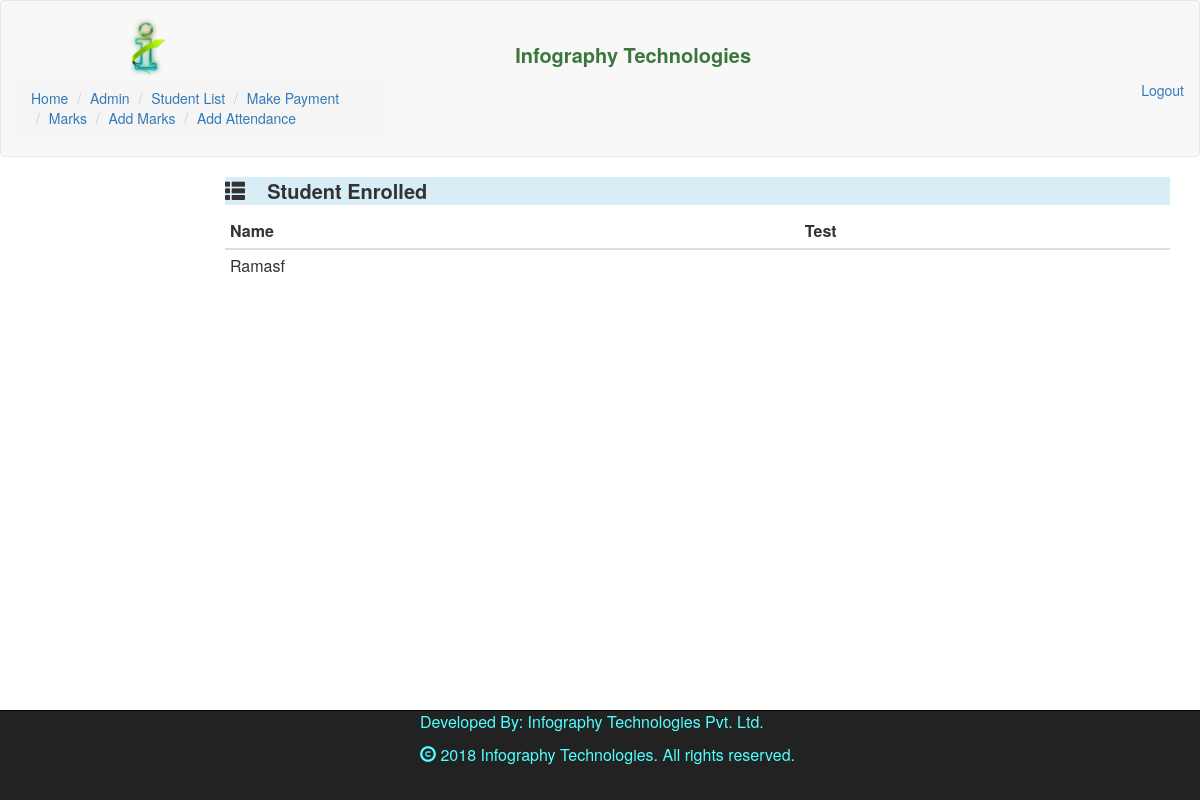
The page /marks/ on the database as committed earlier.
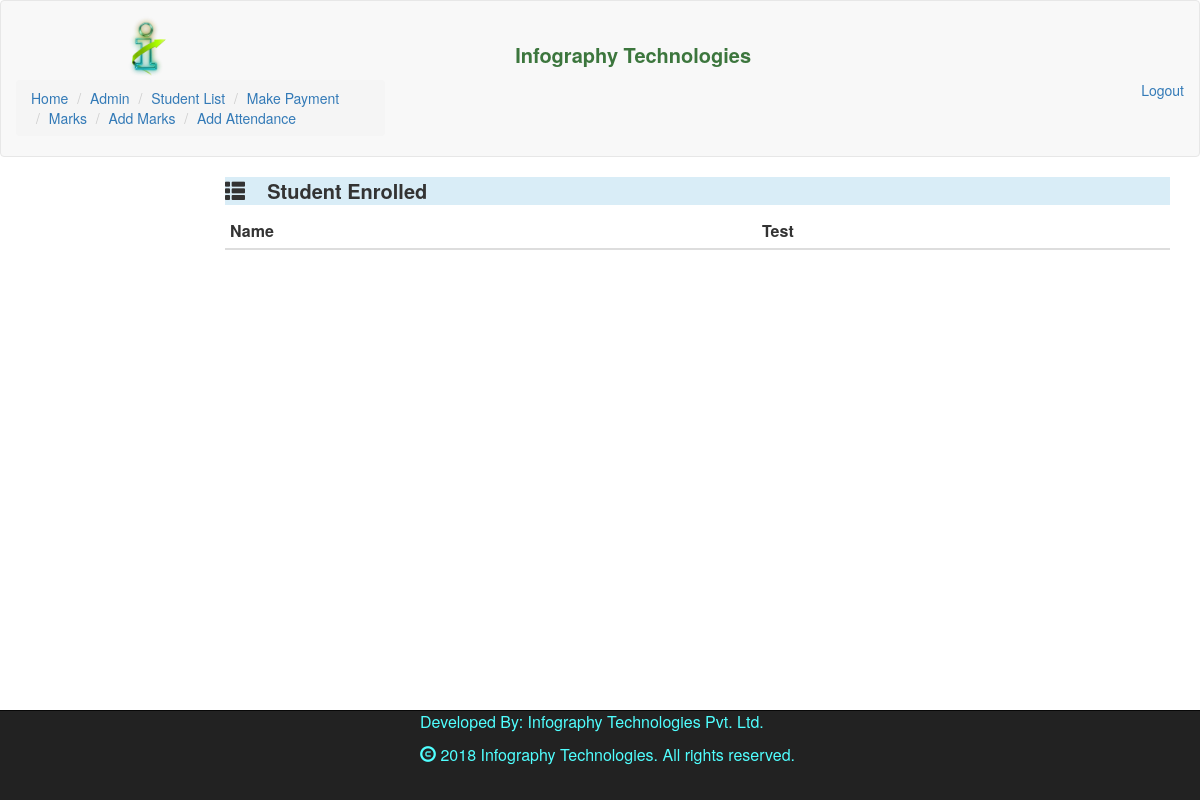
The same page on the database as committed later.
### mis/models.py (models this page shows)
class Student(models.Model):
	title_choices = (
		('Mr.','Mr.'),
		('Mrs.','Mrs.'),
		('Miss','Miss'),
		('Ms','Ms')
		)
	gender_choices = (
		('Male','Male'),
		('Female','Female'),
		('NA','Prefer Not To Say')
		)
	title = models.CharField(max_length=5,choices=title_choices)
	first_name = models.CharField(max_length=20)
	middle_name = models.CharField(max_length=20)
	last_name = models.CharField(max_length=20)
	gender = models.CharField(max_length=20,choices=gender_choices)
	date_of_birth = models.DateField()
	qualification = models.CharField(max_length=50)
	telephone = models.CharField(max_length=14)
	mobile_number = models.CharField(max_length=14)
	email = models.EmailField()
	address = models.ForeignKey(Address,on_delete=models.CASCADE)
	course = models.ManyToManyField(Course)
	join_date = models.DateField(auto_now_add=True)
	def __str__(self):
		return '%s%s'%(self.first_name,self.last_name)

### cis/views.py (the view)
# urls.py: url(r'^marks/$',cv.student_marks,name='marks_details'),
def student_marks(request):
	query = Marks.objects.all()
	student_list = []
	for q in query:
		temp_dict = {}
		temp_dict['name'] = q.name
		temp_dict['Exam']= q.exam
		student_list.append(temp_dict)
	context_dict = {'query':student_list}
	return render(request,'marks.html',context_dict)

### cis/templates/marks.html (shortened to what this page needs)
{% extends 'home.html' %}
{% block content %}
<div class='container'>
	<div class='row'>
		<div class='col-md-2'></div>
		<div class='col-md-10 pull-left'>
			<p class="bg-info" style='font-size:20px;font-weight:bold;'>
				<span class="glyphicon glyphicon-th-list"></span>
				&nbsp;&nbsp;
				Student Enrolled
			</p>
		</div>
	</div>
		<div class='row'>
		<div class='col-md-2'></div>
		<div class='col-md-10 pull-left'>
		<table class="table table-condensed">
			<thead>
		<tr>
			<th>Name</th>
			<th>Test</th>
		</tr>
			</thead>
			<tbody>
			{% for q in query %}
		<tr>
			<td>{{q.name}}</td>
			<td>{{q.exam}}</td>
		</tr>
		{% endfor %}
	</tbody>
	</table>
		</div>
	</div>
</div>
{% endblock %}

### mis/templates/home.html (shortened to what this page needs)
{% load staticfiles %}
<html>
<head>
	<link rel="stylesheet" href="https://maxcdn.bootstrapcdn.com/bootstrap/3.3.7/css/bootstrap.min.css">
</head>
	<body>
		<nav class="navbar navbar-default">
			<div class="container-fluid">
					<div class='row'>
						<div class='col-md-4'>
							<a class="navbar-brand" href="/">
								<img alt="info_mis" src="/media/stamp.png" height='60' width='60'>
							</a>
						</div>
						<div class='col-md-7'>
							<p class="text-success" style='padding-top:40px;font-weight:bold;font-size:20px;'>Infography Technologies </p>
						</div>
					</div>
					<div class='row'>
						<div class='col-md-4'>
							<ol class="breadcrumb">
								<li class="active"><a href="/">Home</a></li>
								<li><a href="/admin">Admin</a></li>
								<li><a href="/student/list/">Student List</a></li>
								<li><a href="/make/payment/">Make Payment</a></li>
								<li><a href="/marks/">Marks</a></li>
								<li><a href="/marksadd/">Add Marks</a></li>
								<li><a href="/attadd/">Add Attendance</a></li>
							</ol>
						</div>
						<div class='col-md-4'></div>
						<div class='col-md-4 pull right'>
							<div class="pull-right">
								<a href="{% url 'logingout'  %}">Logout</a>
							</div>
						</div>
					</div>
			</div>
		</nav>
		{%block content %}
		{% endblock %}
		<nav class="navbar navbar-inverse navbar-fixed-bottom">
			<div class="container">
				<div class='row'>
					<div class='col-md-4'></div>
					<div class='col-md-7 center'>
							<p style="color: #50FFFF; font-size: 16px;">
								Developed By: Infography Technologies Pvt. Ltd.
							</p>
					</div>
					<div class='col-md-1'></div>
				</div>
				<div class='row'>
					<div class='col-md-4'></div>
					<div class='col-md-7 center'>
						<p style="color: #50FFFF; font-size: 16px;">
								<span class="glyphicon glyphicon-copyright-mark" ></span> 2018 Infography Technologies. All rights reserved.
							</p>
					</div>
					<div class='col-md-1'></div>
				</div>
			</div>
		</nav>
	</body>
</html>

### mis/templates/home.html (style rules this page uses)
.navbar-default { min-height: 80px; }
.navbar-inverse { min-height: 90px; }

Rows that differ between the two databases and show on the page:
removed Student: name "Ramasf"
